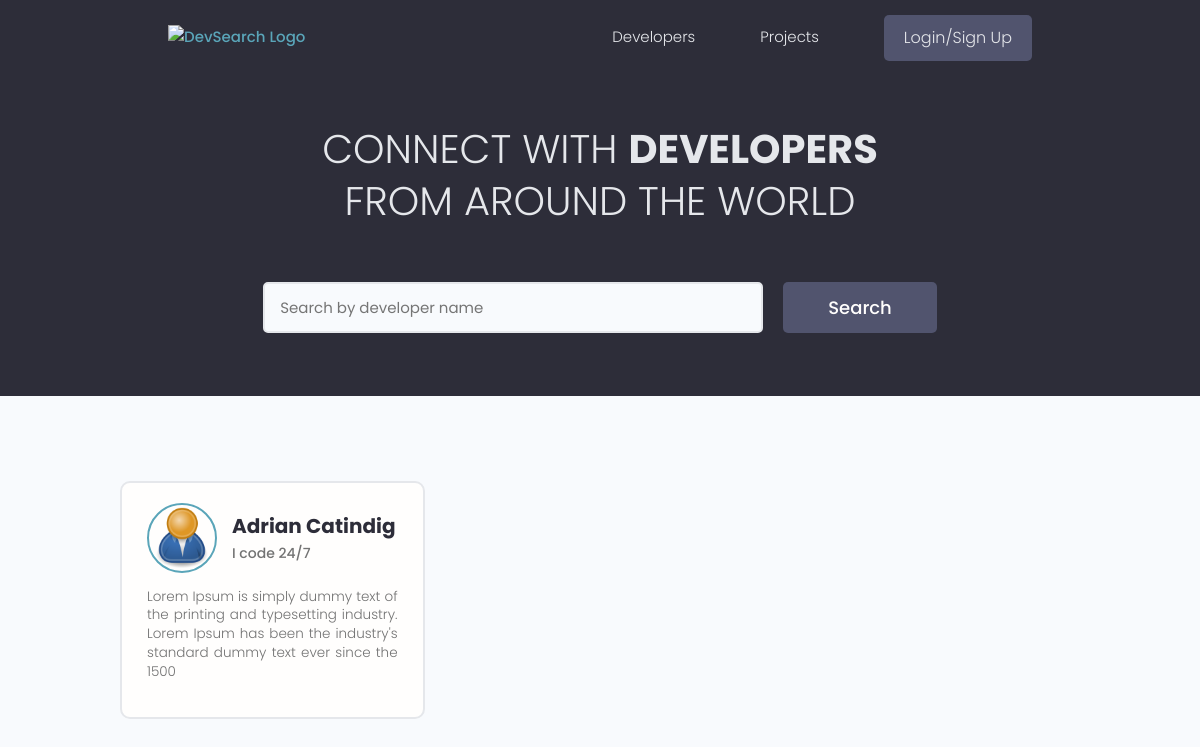
The page / on the database its author committed.
### users/models.py (models this page shows, shortened)
class Profile(models.Model):
    user = models.OneToOneField(User, on_delete=models.CASCADE, null=True, blank=True)
    slug = models.SlugField(null=True, blank=True)
    name = models.CharField(max_length=255, null=True, blank=True)
    email = models.EmailField(max_length=320, null=True, blank=True)
    username = models.CharField(max_length=255, null=True, blank=True)
    location = models.CharField(max_length=255, null=True, blank=True)
    short_intro = models.CharField(max_length=255, null=True, blank=True)
    bio = models.TextField(null=True, blank=True)
    profile_image = models.ImageField(null=True, blank=True, upload_to='profiles/', default='profiles/user-default.png')
    social_github = models.CharField(max_length=2048, null=True, blank=True)
    social_twitter = models.CharField(max_length=2048, null=True, blank=True)
    social_linkedin = models.CharField(max_length=2048, null=True, blank=True)
    social_youtube = models.CharField(max_length=2048, null=True, blank=True)
    social_website = models.CharField(max_length=2048, null=True, blank=True)
    created = models.DateTimeField(auto_now_add=True)
    id = models.UUIDField(default=uuid.uuid4, primary_key=True, unique=True, editable=False)
    class Meta:
        verbose_name_plural = 'Profiles'
    def get_absolute_url(self):
        return reverse("user-profile", args=[self.slug])
    @property
    def image_url(self):
        try:
            url = self.profile_image.url
        except:
            url = ''
        return url

### users/views.py (the view)
# urls.py: path("", views.index, name="projects"),
def index(request):
    profiles = Profile.objects.all()
    context = {"profiles":profiles}
    return render(request, "users/index.html", context)

### users/templates/users/index.html (shortened to what this page needs)
{% extends 'main.html' %}
{% block content %}
<main class="home">
    <section class="hero-section text-center">
        <div class="container container--narrow">
            <div class="hero-section__box">
                <h2>CONNECT WITH <span>DEVELOPERS</span></h2>
                <h2>FROM AROUND THE WORLD</h2>
            </div>
            <div class="hero-section__search">
                <form class="form" action="#" method="get">
                    <div class="form__field">
                        <input class="input input--text" id="formInput#search" type="text" name="text"
                            placeholder="Search by developer name" />
                    </div>
                    <input class="btn btn--sub btn--lg" type="submit" value="Search" />
                </form>
            </div>
        </div>
    </section>
    <section class="devlist">
        <div class="container">
            <div class="grid grid--three">
                {% for profile in profiles %}
                <div class="column card">
                    <div class="dev">
                        <a href="{{profile.get_absolute_url}}" class="card__body">
                            <div class="dev__profile">
                                <img class="avatar avatar--md" src="{{ profile.image_url }}"
                                    alt="image" />
                                <div class="dev__meta">
                                    <h3>{{ profile.name }}</h3>
                                    <h5>{{ profile.short_intro|slice:"60" }}</h5>
                                </div>
                            </div>
                            <p class="dev__info">
                               {{ profile.bio|slice:"150" }}
                            </p>
                        </a>
                    </div>
                </div>
                {% endfor %}
            </div>
        </div>
    </section>
</main>
{% endblock content %}

### static/styles/app.css (style rules this page uses)
:root { --color-sub: #2d2d39; }
.btn--sub { background-color: var(--color-sub-light); }
.card { border: 2px solid var(--color-light); }
img { width: 100%; }
.hero-section { height: 40vh; display: flex; align-items: center; background-color: var(--color-sub); }
.hero-section__box { margin-bottom: 4rem; }
.hero-section__box > h2, .hero-section__box > h2 > span { font-size: 4rem; color: var(--color-light); line-height: 1.3; text-transform: uppercase; }
.hero-section__box > h2 { font-weight: 300; }
.hero-section__box > h2 > span { font-weight: 700; }
.hero-section__search > .form { display: flex; align-items: center; justify-content: center; gap: 2rem; }
.hero-section__search > .form input.input--text { width: 50rem; }
.devlist { margin-top: 8rem; }
.devlist .grid { align-items: stretch; }
.devlist .dev .dev__profile { display: flex; align-items: center; gap: 1.5rem; }
.devlist .dev .dev__meta h3 { color: var(--color-sub); font-size: 2rem; font-weight: 700; }
.devlist .dev .dev__meta h5 { color: var(--color-text); font-size: 1.4rem; font-weight: 500; }
.devlist .dev .dev__info { margin: 1.5rem 0; font-size: 1.35rem; line-height: 1.4; text-align: justify; }

### static/uikit/styles/modules/_variables.css (style rules this page uses)
:root { --color-main: #5aa5b9; --color-main-light: #e6faff; --color-sub: #3f4156; --color-sub-light: #51546e; --color-sub-lighter: #ededfd; --color-text: #737373; --color-gray: #8b8b8b; --color-light: #e5e7eb; --color-light-gray: #767676; --color-bg: #f8fafd; --color-white: #fffefd; --color-white-light: #f3f3f3; --color-success: #359e64; --color-success-bg: #def8e8; --color-error: #fc4b0b; --color-error-bg: #fff2ee; --font-base: 'Poppins', arial, helvetica, 'Segoe UI', roboto, ubuntu, sans-serif; --font-monospace: 'Fira Code', 'Courier New', courier, monospace; --font-regular: 300; --font-medium: 500; --font-bold: 700; --generic-shadow: 1px 1px 5px #00000010; --generic-transition: all 0.3s ease-in-out; }

### static/uikit/styles/modules/_base.css (style rules this page uses)
* { margin: 0; padding: 0; box-sizing: border-box; text-rendering: optimizeLegibility; color: inherit; font-size: inherit; }
html { font-size: 50%; }
@media only screen and (min-width: 480px) { html { font-size: 56.25%; } }
@media only screen and (min-width: 1200px) { html { font-size: 62.5%; } }
body { line-height: 1.6; font-weight: 400; font-size: 1.5rem; color: var(--color-text); background-color: var(--color-bg); min-height: 100vh; }

### static/uikit/styles/modules/_typography.css (style rules this page uses)
* { font-family: var(--font-base); }
h2 { font-size: 3.6rem; font-weight: var(--font-bold); }
h3 { font-size: 3.2rem; font-weight: var(--font-medium); }
h5 { font-size: 2.4rem; font-weight: var(--font-medium); }
h5, h6 { font-weight: var(--font-regular); }
p, span, strong { font-size: 1.6rem; color: var(--color-text); font-weight: var(--font-regular); }
a { padding-bottom: 2px; text-decoration: none; display: inline-block; color: var(--color-main); font-weight: var(--font-medium); }

### static/uikit/styles/modules/_utilities.css (style rules this page uses)
.container { width: 92%; max-width: 165rem; margin: 0 auto; box-sizing: border-box; }
.container--narrow { width: 92%; max-width: 120rem; }
@media screen and (min-width: 1000px) { .container { width: 90%; } }
@media screen and (min-width: 1000px) { .container--narrow { width: 85%; } }
@media screen and (min-width: 1200px) { .container { width: 80%; } }
@media screen and (min-width: 1200px) { .container--narrow { width: 72%; } }
.text-center { text-align: center; }

### static/uikit/styles/modules/_avatar.css (style rules this page uses)
.avatar { border-radius: 50%; border: 2px solid var(--color-main); object-fit: cover; }
.avatar--md { height: 7rem; width: 7rem; }

### static/uikit/styles/modules/_button.css (style rules this page uses)
.btn { display: inline-block; position: relative; cursor: pointer; background-color: var(--color-light); font-weight: var(--font-medium); color: var(--color-sub); text-decoration: none; padding: 1rem 2rem; border-radius: 0.5rem; border: none; width: -webkit-fit-content; width: -moz-fit-content; width: fit-content; height: -webkit-fit-content; height: -moz-fit-content; height: fit-content; font-size: 1.6rem; outline-width: 0; outline-color: transparent; -webkit-backface-visibility: hidden; backface-visibility: hidden; transition: all 0.3s ease-in-out; }
.btn--sub { background-color: var(--color-sub); color: var(--color-white); }
.btn--lg { font-size: 1.8rem; padding: 1.2rem 4.5rem; }

### static/uikit/styles/modules/_card.css (style rules this page uses)
.card { border-radius: 1rem; background-color: var(--color-white); border: 1.5px solid var(--color-light); width: auto; height: auto; margin-top: 0.5rem; margin-bottom: 0.5rem; overflow: hidden; }
.card__body, .card__header { padding: 2rem 2.5rem; }

### rows shown on the page
Profile: image_url (placeholder picture), name "Adrian Catindig", short_intro "I code 24/7", bio "Lorem Ipsum is simply dummy text of the printing and typesetting industry. Lorem Ipsum has been the industry's standard dummy text ever since the 1500"
